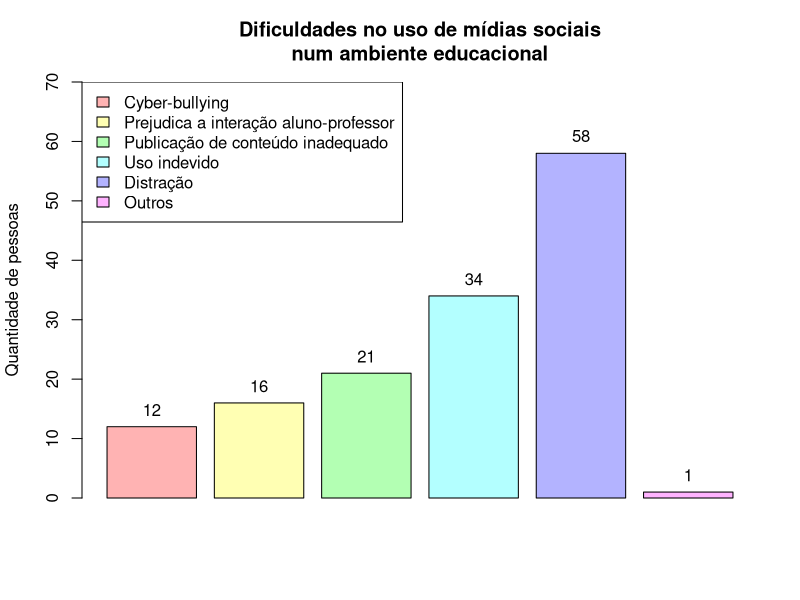

R code for this plot:
library(readxl)

df <- read_excel("dados/umses_alunos_2018.xlsx")
#View(df)

total <- length(df$distracao)

outros <- sum(table(df$outras_dificuldades))

distracao <- table(df$distracao)[names(table(df$distracao)) == "1"]

usoindev <- table(df$usoindev)[names(table(df$usoindev)) == "1"]

prejintera <- table(df$prejintera)[names(table(df$prejintera)) == "1"]

bulling <- table(df$bulling)[names(table(df$bulling)) == "1"]

continadeq <- table(df$continadeq)[names(table(df$continadeq)) == "1"]


labels <- c("Distração", "Uso indevido", "Prejudica a interação aluno-professor", "Cyber-bullying", "Publicação de conteúdo inadequado")
values <- c(distracao, usoindev, prejintera, bulling, continadeq)

dados <- data.frame(labels, values)
nl <- data.frame("Outros", outros)
names(nl) <- c("labels", "values")

dadosOrdenados <- rbind(dados[with(dados, order(dados$values)),], nl)

png("graficos/dificuldades-uso-educacao.png", width=600, height=600)

xval <- barplot(dadosOrdenados$values,
        main="Dificuldades no uso de mídias sociais\nnum ambiente educacional",
        col=rainbow(6, s=.3),
        ylim=c(0, ceiling(total / 10) * 10),
        ylab="Quantidade de pessoas")

text(x=xval, y=dadosOrdenados$values + 0.05 * max(dadosOrdenados$values), dadosOrdenados$values, xpd=TRUE)

legend("topleft", legend=dadosOrdenados$labels, fill=rainbow(6, s=.3))

dev.off()
